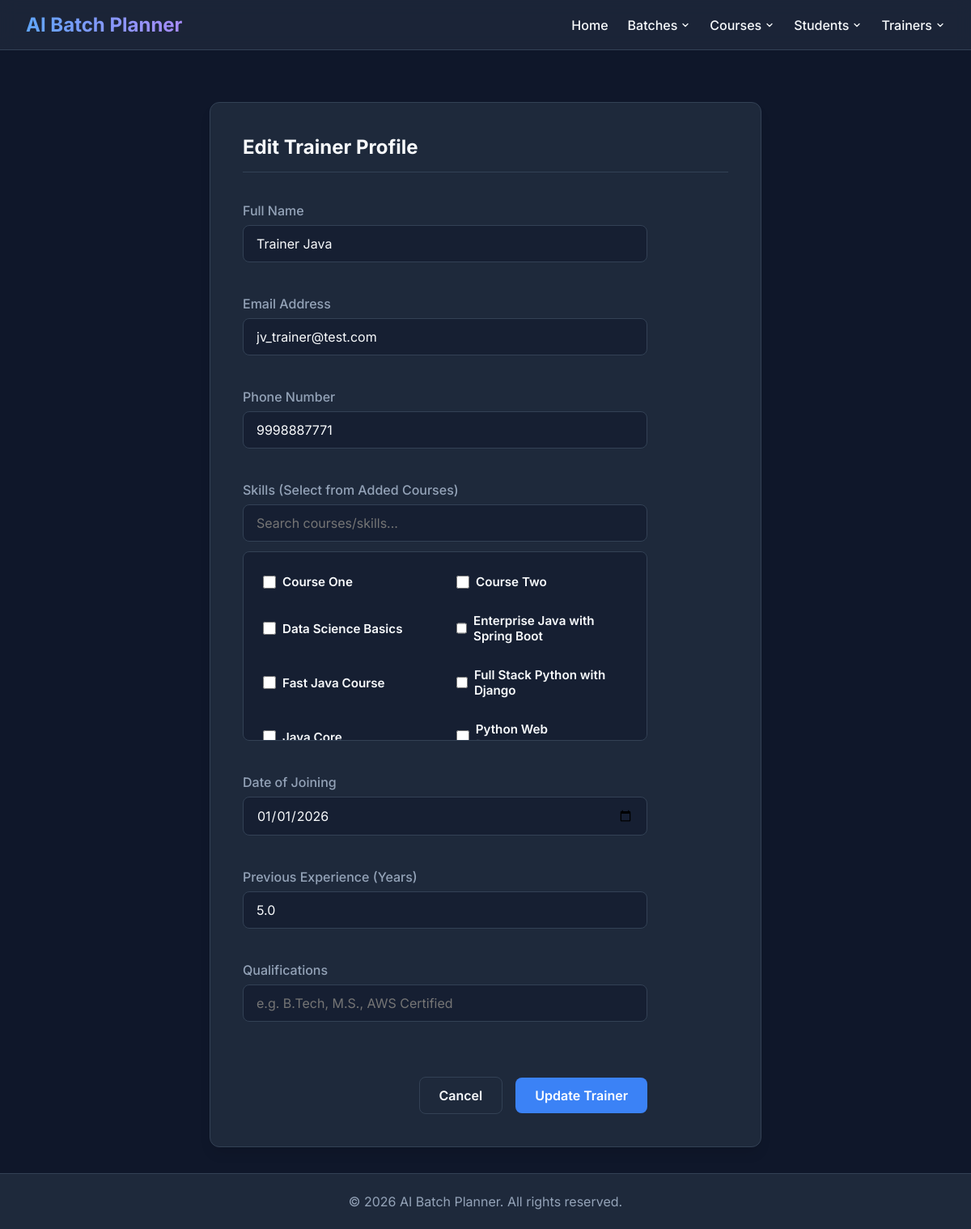
The page /trainers/46/edit on the database its author committed.
### tables this page shows
CREATE TABLE trainer (
    trainer_id INTEGER PRIMARY KEY AUTOINCREMENT,

    full_name TEXT NOT NULL,

    email TEXT NOT NULL UNIQUE,

    phone TEXT NOT NULL UNIQUE,

    skills TEXT NOT NULL,

    qualifications TEXT,

    experience INTEGER NOT NULL CHECK (experience >= 0),

    status TEXT NOT NULL CHECK(status IN ('Active','Inactive')),

    created_at TIMESTAMP DEFAULT CURRENT_TIMESTAMP,

    updated_at TIMESTAMP DEFAULT CURRENT_TIMESTAMP,

    created_by TEXT,

    updated_by TEXT
, date_of_joining TEXT, previous_experience REAL DEFAULT 0.0);

CREATE TABLE Course (
    id INTEGER PRIMARY KEY AUTOINCREMENT,

    course_name TEXT NOT NULL UNIQUE,

    technology_stack TEXT NOT NULL,

    duration_hours INTEGER NOT NULL
        CHECK(duration_hours > 0),

    description TEXT,

    status TEXT NOT NULL DEFAULT 'Active'
        CHECK(status IN ('Active', 'Inactive')),

    created_at DATETIME NOT NULL DEFAULT CURRENT_TIMESTAMP,

    updated_at DATETIME NOT NULL DEFAULT CURRENT_TIMESTAMP,

    created_by TEXT,

    updated_by TEXT
);

### routes/trainer_routes.py (the view)
@trainer_bp.route("/trainers/<int:trainer_id>/edit", methods=["GET"])
def edit_trainer_page(trainer_id):
    trainer = get_trainer_by_id(trainer_id)
    if not trainer:
        flash("Trainer not found.", "error")
        return redirect(url_for("trainer.view_trainers"))
    courses = course_service.get_all_courses()
    skills_str = trainer.get("skills", "")
    current_skills = [s.strip() for s in skills_str.split(",") if s.strip()]
    return render_template(
        "edit_trainer.html",
        trainer=trainer,
        courses=courses,
        current_skills=current_skills
    )

### database/db.py (called while the page is built)
def get_connection():
    connection = sqlite3.connect(DATABASE_NAME)
    connection.row_factory = sqlite3.Row
    connection.execute("PRAGMA foreign_keys = ON")
    return connection

### models/course.py (called while the page is built)
    def get_connection(self):
        conn = sqlite3.connect(DB_PATH)
        conn.row_factory = sqlite3.Row
        return conn

    def get_all_courses(self):
        conn = self.get_connection()
        rows = conn.execute("SELECT * FROM Course ORDER BY course_name ASC").fetchall()
        conn.close()
        return [dict(r) for r in rows]

### models/trainer.py (called while the page is built)
def get_trainer_by_id(trainer_id):
    connection = get_connection()
    try:
        cursor = connection.cursor()
        query = """
            SELECT
                trainer_id,
                full_name,
                email,
                phone,
                skills,
                qualifications,
                experience,
                date_of_joining,
                previous_experience,
                status,
                created_at,
                updated_at,
                created_by,
                updated_by
            FROM trainer
            WHERE trainer_id = ?
        """
        cursor.execute(query, (trainer_id,))
        return cursor.fetchone()
    finally:
        connection.close()

def get_trainer_availability_by_date(trainer_id, date_str):
    connection = get_connection()
    try:
        cursor = connection.cursor()
        query = """
            SELECT availability_id, trainer_id, date, status, availability_type, duration_type, time_slot, start_time, end_time, description, created_at, updated_at, created_by, updated_by
            FROM trainer_availablity
            WHERE trainer_id = ? AND date = ?
        """
        cursor.execute(query, (trainer_id, date_str))
        return cursor.fetchone()
    finally:
        connection.close()

def get_calendar_event_by_date(date_str):
    connection = get_connection()
    try:
        cursor = connection.cursor()
        query = """
            SELECT event_id, date, event_type, description, created_at, updated_at, created_by, updated_by
            FROM calendar_event
            WHERE date = ?
        """
        cursor.execute(query, (date_str,))
        return cursor.fetchone()
    finally:
        connection.close()

### services/course_service.py (called while the page is built)
    def get_all_courses(self):
        return self.course_model.get_all_courses()

### templates/edit_trainer.html (shortened to what this page needs)
{% extends 'base.html' %}
{% block content %}
<div class="form-container">
    <div class="form-header">
        <h2>Edit Trainer Profile</h2>
    </div>
    <form id="trainerForm" method="POST" action="{{ url_for('trainer.edit_trainer', trainer_id=trainer['trainer_id']) }}">
        <div class="form-group">
            <label class="form-label" for="full_name">Full Name</label>
            <input type="text" id="full_name" name="full_name" class="form-control" value="{{ trainer['full_name'] }}" required>
        </div>
        <div class="form-group">
            <label class="form-label" for="email">Email Address</label>
            <input type="email" id="email" name="email" class="form-control" value="{{ trainer['email'] }}" required>
        </div>
        <div class="form-group">
            <label class="form-label" for="phone">Phone Number</label>
            <input type="text" id="phone" name="phone" class="form-control" value="{{ trainer['phone'] }}" required>
        </div>
        <div class="form-group">
            <label class="form-label">Skills (Select from Added Courses)</label>
            <input type="text" id="skills_search" class="form-control" placeholder="Search courses/skills..." style="margin-bottom: 0.75rem;">
            <div class="skills-grid-container">
                <div class="skills-checkbox-grid">
                    {% for course in courses %}
                    <label class="skills-checkbox-item">
                        <input type="checkbox" name="skills" value="{{ course.course_name }}" {% if course.course_name in current_skills %}checked{% endif %}>
                        <span class="skills-checkbox-label">{{ course.course_name }}</span>
                    </label>
                    {% else %}
                    <div style="grid-column: 1 / -1; text-align: center; color: var(--text-muted); padding: 1rem;">
                        No courses added yet. Please <a href="{{ url_for('course_bp.create_course') }}" style="color: var(--primary); text-decoration: underline;">add a course</a> first.
                    </div>
                    {% endfor %}
                </div>
            </div>
        </div>
        <div class="form-group">
            <label class="form-label" for="date_of_joining">Date of Joining</label>
            <input type="date" id="date_of_joining" name="date_of_joining" class="form-control" value="{{ trainer['date_of_joining'] }}" required>
        </div>
        <div class="form-group">
            <label class="form-label" for="previous_experience">Previous Experience (Years)</label>
            <input type="number" step="0.1" id="previous_experience" name="previous_experience" class="form-control" min="0" value="{{ trainer['previous_experience'] }}" required>
        </div>
        <div class="form-group">
            <label class="form-label" for="qualifications">Qualifications</label>
            <input type="text" id="qualifications" name="qualifications" class="form-control" value="{{ trainer['qualifications'] or '' }}" placeholder="e.g. B.Tech, M.S., AWS Certified">
        </div>
        <div class="form-actions">
            <a href="{{ url_for('trainer.view_trainers') }}" class="btn btn-outline">Cancel</a>
            <button type="submit" class="btn btn-primary">Update Trainer</button>
        </div>
    </form>
</div>
{% endblock %}

### templates/base.html (style rules this page uses)
:root { --bg-color: #0f172a; --surface-color: #1e293b; --surface-hover: #334155; --primary: #3b82f6; --primary-hover: #2563eb; --text-main: #f8fafc; --text-muted: #94a3b8; --danger: #ef4444; --success: #10b981; --border: #334155; }
body { margin: 0; font-family: 'Inter', sans-serif; background-color: var(--bg-color); color: var(--text-main); display: flex; flex-direction: column; min-height: 100vh; }
form { display: flex; flex-direction: column; gap: 12px; max-width: 500px; }
label { font-weight: 600; color: var(--text-main); margin-top: 5px; }
input, select, textarea { padding: 10px 14px; background-color: var(--surface-color); border: 1px solid var(--border); border-radius: 8px; color: var(--text-main); font-size: 1rem; transition: border-color 0.2s; }
button { padding: 10px 15px; background-color: var(--primary); color: white; border: none; border-radius: 8px; cursor: pointer; font-size: 1rem; font-weight: 600; transition: background-color 0.2s; margin-top: 10px; }
.btn { display: inline-flex !important; align-items: center !important; justify-content: center !important; box-sizing: border-box !important; vertical-align: middle !important; margin: 0 !important; }
.form-actions { display: flex !important; align-items: center !important; justify-content: flex-end !important; gap: 1rem !important; }
a { color: var(--primary); text-decoration: none; font-weight: 500; transition: color 0.2s; }

### templates/edit_trainer.html (style rules this page uses)
.form-container { max-width: 600px; margin: 0 auto; background: var(--surface-color); padding: 2.5rem; border-radius: 12px; border: 1px solid var(--border); box-shadow: 0 10px 15px -3px rgba(0, 0, 0, 0.1); }
.form-header { margin-bottom: 2rem; border-bottom: 1px solid var(--border); padding-bottom: 1rem; }
.form-header h2 { margin: 0; font-size: 1.5rem; color: var(--text-main); }
.form-group { margin-bottom: 1.5rem; }
.form-label { display: block; margin-bottom: 0.5rem; font-weight: 500; color: var(--text-muted); }
.form-control { width: 100%; background: rgba(15, 23, 42, 0.5); border: 1px solid var(--border); color: var(--text-main); padding: 0.75rem 1rem; border-radius: 8px; font-family: inherit; font-size: 1rem; outline: none; transition: border-color 0.2s, box-shadow 0.2s; box-sizing: border-box; }
.form-actions { display: flex; justify-content: flex-end; gap: 1rem; margin-top: 2rem; }
.btn { padding: 0.75rem 1.5rem; border-radius: 8px; font-weight: 600; cursor: pointer; border: none; transition: all 0.2s; text-decoration: none; font-family: inherit; font-size: 1rem; }
.btn-primary { background: var(--primary); color: white; }
.btn-outline { background: transparent; border: 1px solid var(--border); color: var(--text-main); }
.skills-grid-container { border: 1px solid var(--border); background: rgba(15, 23, 42, 0.5); border-radius: 8px; padding: 1rem; max-height: 200px; overflow-y: auto; }
.skills-checkbox-grid { display: grid; grid-template-columns: repeat(auto-fill, minmax(180px, 1fr)); gap: 12px; }
.skills-checkbox-item { display: flex; align-items: center; gap: 8px; cursor: pointer; padding: 6px 8px; border-radius: 6px; transition: background-color 0.2s; }
.skills-checkbox-item input[type="checkbox"] { width: 16px; height: 16px; accent-color: var(--primary); cursor: pointer; margin: 0; }
.skills-checkbox-label { font-size: 0.95rem; color: var(--text-main); cursor: pointer; user-select: none; }

### rows shown on the page
trainer: full_name "Trainer Java", email "jv_trainer@test.com", phone "9998887771", date_of_joining "01/01/2026", previous_experience "5.0"
Course: course_name "Course One"
Course: course_name "Course Two"
Course: course_name "Data Science Basics"
Course: course_name "Enterprise Java with Spring Boot"
Course: course_name "Fast Java Course"
Course: course_name "Full Stack Python with Django"
Course: course_name "Java Core"
Course: course_name "Python Web…"
